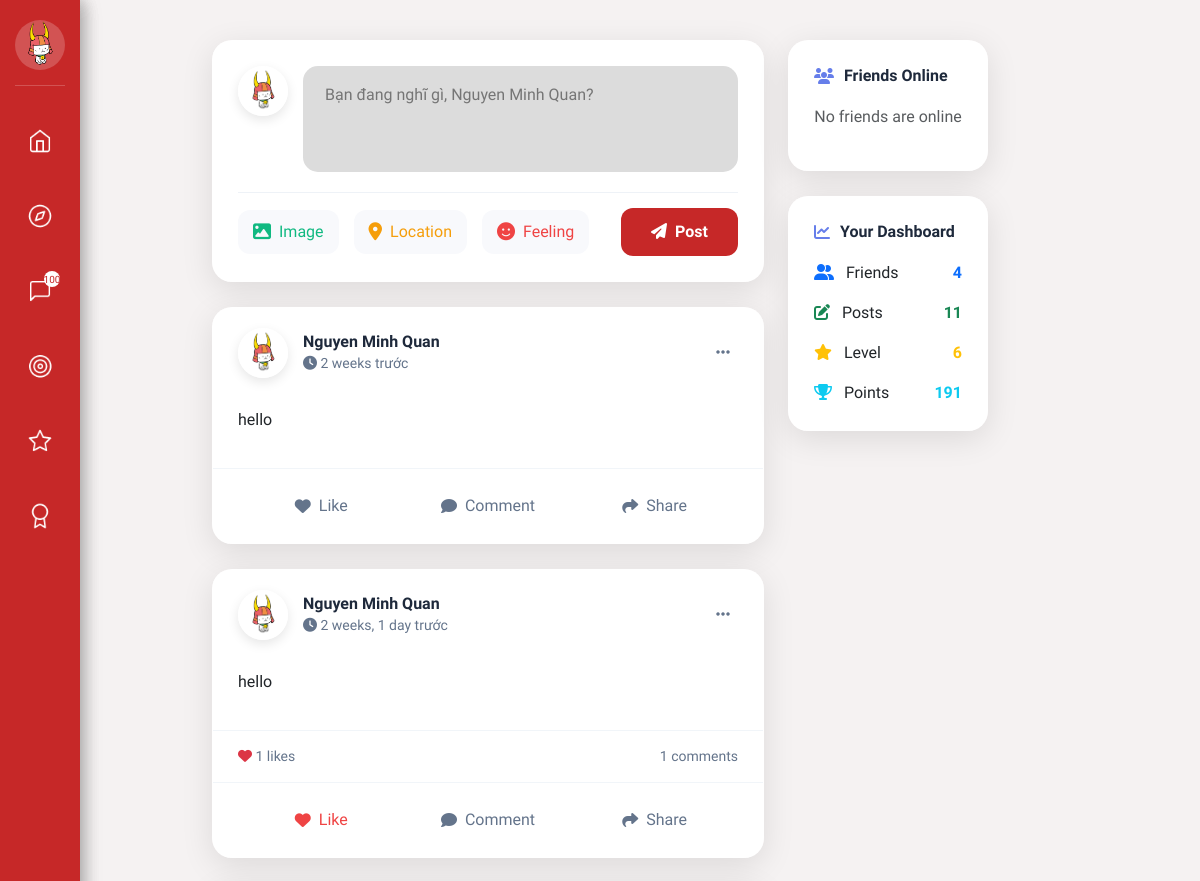
/social/ (signed in, upper part), run on an earlier commit of the app's database.
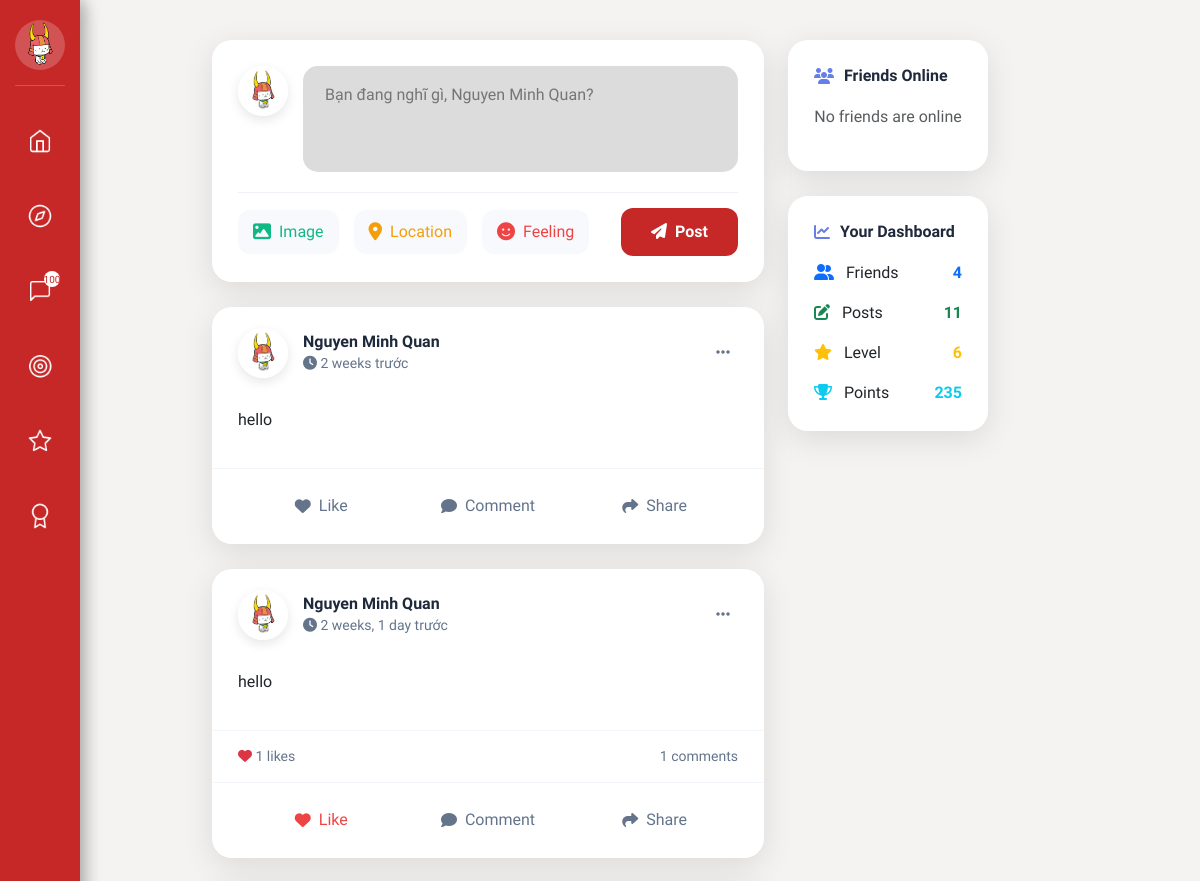
And on a later commit of the database.
### users/models.py (models this page shows, shortened)
class User(AbstractUser):
    GENDER_CHOICES = [
        ('male', 'Male'),
        ('female', 'Female'),
        ('other', 'Other'),
        ('not_specified', 'Not specified'),
    ]
    STATUS_CHOICES = [
        ('online', 'Online'),
        ('offline', 'Offline'),
        ('busy', 'Busy'),
        ('away', 'Away'),
        ('available', 'Available for connection'),
    ]
    phone_regex = RegexValidator(
        regex=r'^\+?1?\d{9,15}$',
        message="Phone number must be in the format: '+999999999' or '0999999999'"
    )
    email = models.EmailField(unique=True)
    phone = models.CharField(
        validators=[phone_regex],
        max_length=17,
        unique=True,
        help_text="Phone number must be in the format: '+84xxxxxxxxx' or '0xxxxxxxxx'"
    )
    full_name = models.CharField(max_length=100)
    hometown = models.CharField(max_length=255, blank=True)
    date_of_birth = models.DateField(null=True, blank=True, verbose_name="Date of Birth")
    gender = models.CharField(
        max_length=20,
        choices=GENDER_CHOICES,
        default='not_specified',
        help_text="User's gender"
    )
    bio = models.TextField(
        max_length=500,
        blank=True,
        help_text="Short introduction about yourself (max 500 characters)"
    )
    status = models.CharField(
        max_length=20,
        choices=STATUS_CHOICES,
        default='offline',
        help_text="Current status"
    )
    interests = models.TextField(default='[]', blank=True)
    avatar = models.ImageField(upload_to='avatars/', blank=True)
    latitude = models.FloatField(null=True, blank=True, help_text="Latitude")
    longitude = models.FloatField(null=True, blank=True, help_text="Longitude")
    search_radius = models.FloatField(default=50.0, help_text="Search radius (km)")
    level = models.IntegerField(default=1)
    points = models.IntegerField(default=0)
    is_admin = models.BooleanField(default=False)
    objects = UserManager()
    USERNAME_FIELD = 'email'
    REQUIRED_FIELDS = ['phone', 'full_name']
    class Meta:
        verbose_name = "User"
        verbose_name_plural = "Users"
        ordering = ['-date_joined']
    def get_display_name(self):
        return self.full_name or self.username

### social/views.py (the view)
# urls.py: path('', views.wall, name='wall'),
@login_required
def wall(request):
    friends_ids = []
    friendships1 = Friendship.objects.filter(user1=request.user).values_list('user2_id', flat=True)
    friendships2 = Friendship.objects.filter(user2=request.user).values_list('user1_id', flat=True)
    friends_ids = list(friendships1) + list(friendships2)
    posts = Post.objects.filter(
        Q(author=request.user) | Q(author_id__in=friends_ids)
    ).select_related('author').prefetch_related(
        'likes', 'comments', 'comments__author'
    )
    for post in posts:
        post.is_liked_by_user = post.user_liked(request.user)
    online_friends = User.objects.filter(
        Q(id__in=friends_ids),
        status__in=['online', 'available']
    ).exclude(id=request.user.id)[:10]
    upcoming_events = Event.objects.filter(
        Q(creator=request.user) | Q(participations__user=request.user),
        time__gte=timezone.now()
    ).distinct()[:5]
    friends_count = len(friends_ids)
    posts_count = Post.objects.filter(author=request.user).count()
    notifications_count = FriendRequest.objects.filter(
        receiver=request.user,
        status='pending'
    ).count()
    unread_messages_count = Message.objects.filter(
        receiver=request.user,
    ).count()
    context = {
        'posts': posts[:20],  # Limit to 20 posts initially
        'online_friends': online_friends,
        'upcoming_events': upcoming_events,
        'friends_count': friends_count,
        'posts_count': posts_count,
        'notifications_count': notifications_count,
        'unread_messages_count': unread_messages_count,
        'notifications': [],  # Add actual notifications if needed
    }
    return render(request, 'wall.html', context)

### social/models.py (called while the page is built)
    @property
    def likes_count(self):
        return self.likes.count()

    @property
    def comments_count(self):
        return self.comments.count()

    def user_liked(self, user):
        return self.likes.filter(user=user).exists()

    def recent_comments(self, limit=3):
        return self.comments.all()[:limit]

### templates/wall.html (shortened to what the changed rows need)
{% extends 'base.html' %}
{% block extra_css %}
<link rel="stylesheet" href="https://cdnjs.cloudflare.com/ajax/libs/font-awesome/6.5.1/css/all.min.css">
{% endblock %}
{% block content %}
<div class="main-container">
  <div class="wall-container">
    <div class="row">
    <div class="col-lg-8 col-md-12">
      <div class="create-post-card">
        <form
          method="POST"
          action="{% url 'create_post' %}"
          enctype="multipart/form-data"
          id="createPostForm"
        >
          <div class="post-input-container">
            {% if user.avatar %}
            <img src="{{ user.avatar.url }}" alt="Avatar" class="user-avatar" />
            {% else %}
            <div
              class="user-avatar bg-gradient-to-r from-blue-500 to-purple-600 d-flex align-items-center justify-content-center text-white"
            >
              <i class="fas fa-user"></i>
            </div>
            {% endif %}
            <textarea
              name="content"
              class="post-textarea"
              placeholder="Bạn đang nghĩ gì, {{ user.get_display_name }}?"
              rows="3"
              required
            ></textarea>
          </div>
        </form>
      </div>
    </div>
    <div class="col-lg-4 col-md-12">
        <div class="sidebar-widget">
          <div class="stats-grid">
            <div
              class="stat-item d-flex justify-content-between align-items-center mb-3"
            >
              <div>
                <i class="fas fa-star text-warning me-2"></i>
                <span>Level</span>
              </div>
              <strong class="text-warning">{{ user.level }}</strong>
            </div>
            <div
              class="stat-item d-flex justify-content-between align-items-center"
            >
              <div>
                <i class="fas fa-trophy text-info me-2"></i>
                <span>Points</span>
              </div>
              <strong class="text-info">{{ user.points|default:0 }}</strong>
            </div>
          </div>
        </div>
      </div>
      </div>
    </div>
  </div>
</div>
{% endblock %}

### templates/base.html (shortened to what this page needs)
{% load static %}
<!DOCTYPE html>
<html lang="en">
  <head>
    <link
      href="https://cdn.jsdelivr.net/npm/bootstrap@5.3.0/dist/css/bootstrap.min.css"
      rel="stylesheet"
    />
    <link
      href="https://cdnjs.cloudflare.com/ajax/libs/font-awesome/6.4.0/css/all.min.css"
      rel="stylesheet"
    />
    {% block extra_css %}{% endblock %}
  </head>
  <body>
    <div class="sidebar">
      <div class="profile-section">
        <div class="profile-avatar" id="profile-btn">
          {% if user.avatar %}
          <img
            src="{{ user.avatar.url }}"
            alt="Avatar"
            style="
              width: 100%;
              height: 100%;
              border-radius: 50%;
              object-fit: cover;
            "
          />
          {% else %}
          <i class="fas fa-user"></i>
          {% endif %}
        </div>
      </div>
      <div class="nav-buttons">
        <button class="sidebar-btn" id="home-btn" title="Home">
          <span class="icon-home"></span>
        </button>
        <button class="sidebar-btn" id="social-btn" title="Social Network">
          <span class="icon-social"></span>
        </button>
        <button class="sidebar-btn" id="chat-btn" title="Message">
          <span class="icon-message"></span>
          {% if unread_messages_count > 0 %}
          <span
            style="
              position: absolute;
              top: 5px;
              right: 5px;
              background: #fff;
              color: #c62828;
              font-size: 10px;
              border-radius: 50%;
              width: 16px;
              height: 16px;
              display: flex;
              align-items: center;
              justify-content: center;
            "
            >{{ unread_messages_count }}</span
          >
          {% endif %}
        </button>
        <label for="mission-toggle" class="sidebar-btn" title="Mission">
          <span class="icon-mission"></span>
        </label>
        <label for="event-toggle" class="sidebar-btn" title="Event">
          <span class="icon-event"></span>
        </label>
        <label for="achievement-toggle" class="sidebar-btn" title="Achievement">
          <span class="icon-achievement"></span>
        </label>
      </div>
    </div>
    <div class="panels">
      <div class="content-panel mission-panel">
        <div class="panel-header">Mission</div>
        <div class="panel-content">
          <div class="event-card">
            <h3>Daily Check-in</h3>
            <p>
            </p>
          </div>
          <div class="event-card">
            <h3>Help a Newcomer</h3>
            <p>Guide someone new to the community and earn mentor badges.</p>
          </div>
          <div class="event-card">
            <h3>Share Your Story</h3>
            <p>Tell your journey and inspire others in the community.</p>
          </div>
          <div class="event-card">
            <h3>Local Explorer</h3>
            <p>Discover and review local Vietnamese businesses and services.</p>
          </div>
        </div>
      </div>
      <div class="content-panel event-panel">
        <div class="panel-header">Sự kiện</div>
        <div class="panel-content">
          <div class="event-card">
            <h3>🎉 Khám phá sự kiện</h3>
            <p>
            </p>
          </div>
        </div>
      </div>
      <div class="content-panel achievement-panel">
        <div class="panel-header">Achievements</div>
        <div class="panel-content">
          <div class="event-card">
            <h3>Community Builder</h3>
            <p>
            </p>
          </div>
          <div class="event-card">
            <h3>Social Butterfly</h3>
            <p>
            </p>
          </div>
          <div class="event-card">
            <h3>Culture Ambassador</h3>
            <p>
            </p>
          </div>
        </div>
      </div>
    </div>
    <div
      class="main-container"
      style="margin-left: 80px; padding: 20px; min-height: 100vh"
    >
      {% block content %}{% endblock %}
  </body>
</html>

What changed in the data, as far as the page shows it:
changed User "Bạn đang nghĩ gì, Nguyen Minh Quan?": points "191" → "235"
